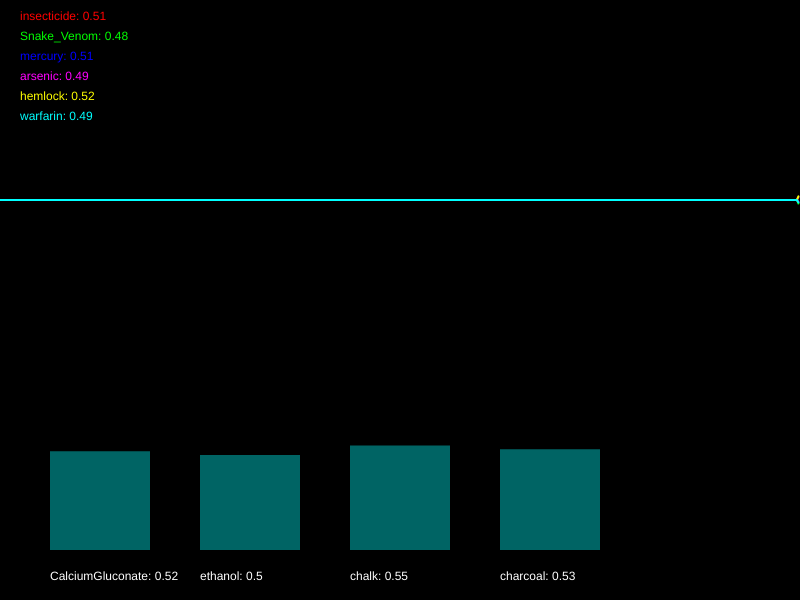
Frame 1 (no input)
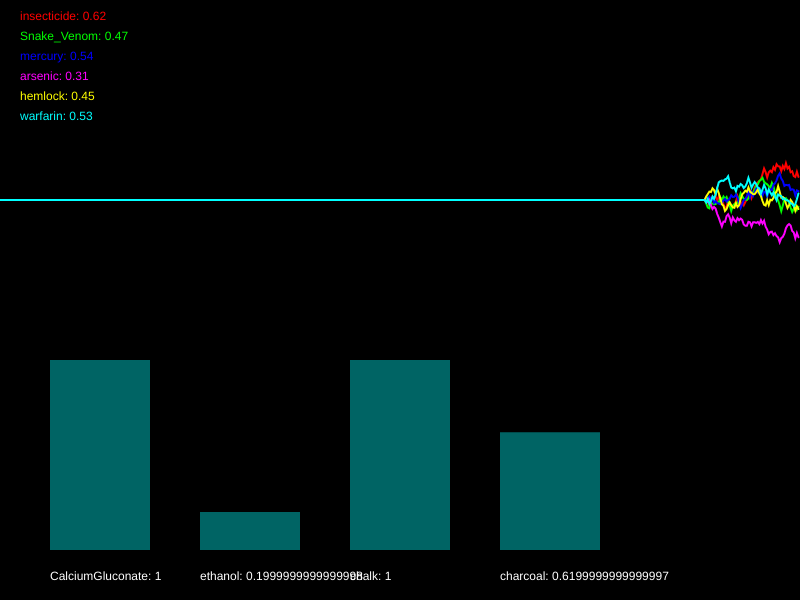
Frame 60 (no input)
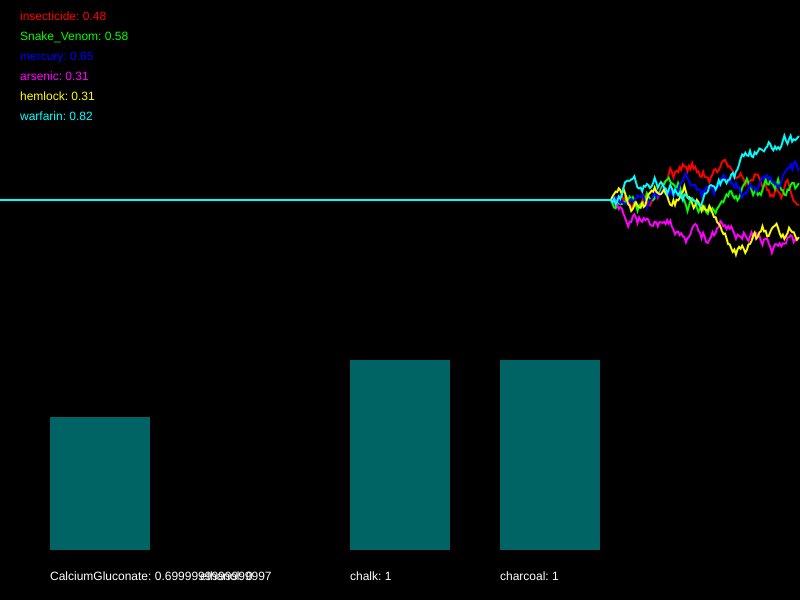
Frame 120 (the mouse pressed at the canvas centre since frame 60)

The p5.js sketch that drew these frames (run headless with seeded random() and noise() and a simulated clock; from frame 60 on, the mouse is pressed at the canvas centre):

// p5.js sketch
// ── sketch.js
/*

Officer: 4335840
CaseNum: 401-2-89135413-4335840

Case 401 - The Case of Norbert's Weiner Stand
Stage 3 - Bilious bagel

As I suspected Norbert has struck again. Ever inventive he’s set up a bagel stand and
has laced the cream cheese with an ingenious but vicious toxin. This one is quite
deadly so get yourself down to the lab right away.

You must develop the antidote by using conditional statements in the draw loop to
do the following.

	- When Snake_Venom goes above 0.55, or on the other hand, insecticide goes above 0.43 and warfarin dips below 0.42, decrease CalciumGluconate by 0.04
	- When mercury dips below 0.45 and hemlock goes above 0.42, or on the other hand, arsenic dips below 0.7, try increasing CalciumGluconate by 0.02
	- When arsenic dips below 0.37 or insecticide goes above 0.75, try decreasing ethanol by 0.03
	- If hemlock goes above 0.34 and Snake_Venom goes above 0.5, increase ethanol by 0.01
	- When hemlock goes above 0.35 and arsenic goes above 0.51, decrease chalk by 0.03
	- If insecticide goes above 0.55 or warfarin dips below 0.73, try increasing chalk by 0.05
	- If hemlock goes above 0.4 and insecticide goes above 0.52, try decreasing charcoal by 0.04
	- If arsenic goes above 0.31 or mercury goes above 0.75, whilst at the same time, warfarin goes above 0.26, raise charcoal by 0.03


Your conditional statements should:

consider the following poisons:

	- insecticide
	- Snake_Venom
	- mercury
	- arsenic
	- hemlock
	- warfarin


and modify the following antidotes:

	- CalciumGluconate
	- ethanol
	- chalk
	- charcoal


- There are many ways to complete this task but you should only use the
following commands:

	if(){}
	+=
	-=

*/

//Declare the poison variables
var insecticide;
var Snake_Venom;
var mercury;
var arsenic;
var hemlock;
var warfarin;


//Declare the antidote variables
var CalciumGluconate;
var ethanol;
var chalk;
var charcoal;


//This variable is used for drawing the graph
var graphs;


function setup()
{

	createCanvas(800,600);
	strokeWeight(2);

	//initialise the poisons and antidotes
	insecticide = 0.5;
	Snake_Venom = 0.5;
	mercury = 0.5;
	arsenic = 0.5;
	hemlock = 0.5;
	warfarin = 0.5;
	CalciumGluconate = 0.5;
	ethanol = 0.5;
	chalk = 0.5;
	charcoal = 0.5;


	//fills the graph with empty values
	graphs = [];

	for(var i = 0; i < 6; i++)
	{
		graphs.push([]);
		for(var j = 0; j < 512; j++)
		{
			graphs[i].push(0.5);
		}
	}

}

function draw()
{

	//Develop the antidote below
	//Write conditional statements to change the amount of each substance ...
    
    
	

    
    
    if(Snake_Venom > 0.55 || insecticide > 0.43 && warfarin < 0.42)
    {
        CalciumGluconate -= 0.04;
    }
    
    if(mercury < 0.45 && hemlock > 0.42 || arsenic < 0.7)
    {
        CalciumGluconate += 0.02;
    }
    
    if(arsenic < 0.37 || insecticide > 0.75)
    {
        ethanol -= 0.03;
    }
    
    if(hemlock > 0.34 && Snake_Venom > 0.5)
    {
        ethanol += 0.01;
    }
    
    if(hemlock > 0.35 && arsenic > 0.51)
    {
        chalk -= 0.03;
    }
    
    if(insecticide > 0.55 || warfarin < 0.73)
    {
        chalk += 0.05;
    }
    
    if(hemlock > 0.4 && insecticide > 0.52)
    {
        charcoal -= 0.04;
    }
    
    if((arsenic > 0.31 || mercury > 0.75) && warfarin > 0.26)
    {
        charcoal += 0.03;
    }


	//- If arsenic goes above 0.31 or mercury goes above 0.75, whilst at the same time, warfarin goes above 0.26, raise charcoal by 0.03


	//////////////////////////////////////////////////////

	//the code below generates new values using random numbers

	/*
		For testing, you might want to temporarily comment out
		these lines and set the same variables to constant values
		instead.
	*/

	insecticide = nextValue(graphs[0],insecticide);
	Snake_Venom = nextValue(graphs[1],Snake_Venom);
	mercury = nextValue(graphs[2],mercury);
	arsenic = nextValue(graphs[3],arsenic);
	hemlock = nextValue(graphs[4],hemlock);
	warfarin = nextValue(graphs[5],warfarin);


	CalciumGluconate = constrain(CalciumGluconate, 0, 1);
	ethanol = constrain(ethanol, 0, 1);
	chalk = constrain(chalk, 0, 1);
	charcoal = constrain(charcoal, 0, 1);


	///////// DO NOT CHANGE THE CODE BELOW ///////////

	//drawing code

	// set background
	background(0);
	noFill();

	//draw the graphs for the vitals
	var colors = [
	color(255, 0, 0),
	color(0, 255, 0),
	color(0, 0, 255),
	color(255, 0, 255),
	color(255, 255, 0),
	color(0, 255, 255)
	];

	for(var i = 0; i < graphs.length; i++)
	{
		stroke(colors[i]);
		drawGraph(graphs[i]);
	}

	//draw the poisons as text
	noStroke();
	fill(colors[0]);
	text('insecticide: ' + nf(insecticide,1,2), 20,20);
	fill(colors[1]);
	text('Snake_Venom: ' + nf(Snake_Venom,1,2), 20,40);
	fill(colors[2]);
	text('mercury: ' + nf(mercury,1,2), 20,60);
	fill(colors[3]);
	text('arsenic: ' + nf(arsenic,1,2), 20,80);
	fill(colors[4]);
	text('hemlock: ' + nf(hemlock,1,2), 20,100);
	fill(colors[5]);
	text('warfarin: ' + nf(warfarin,1,2), 20,120);


	//draw the antidotes bar chart
	drawBar(CalciumGluconate,50,'CalciumGluconate');
	drawBar(ethanol,200,'ethanol');
	drawBar(chalk,350,'chalk');
	drawBar(charcoal,500,'charcoal');


}

function nextValue(graph, val)
{
	//gets the next value for a vital and puts it in an array for drawing
	var delta = random(-0.03,0.03);

	val += delta;
	if(val > 1 || val < 0)
	{
		delta *= -1;
		val += delta * 2;
	}

	graph.push(val)
	graph.shift();
	return val;
}

function drawGraph(graph)
{
	//draws an array as a graph
	beginShape();
	for(var i = 0; i < graph.length; i++)
	{
			vertex(width * i/512, height * 0.5 - graph[i]* height/3)
	}
	endShape();
}


function drawBar(val, x, name)
{
	//draws the bars for bar chart
    noStroke();
    fill(0,100,100);
	var mh = height * 0.4 - 50;
	rect(x,(height - 50) - val*mh, 100, val*mh);
    fill(255);
	text(name + ": " + val, x, height - 20);
}
